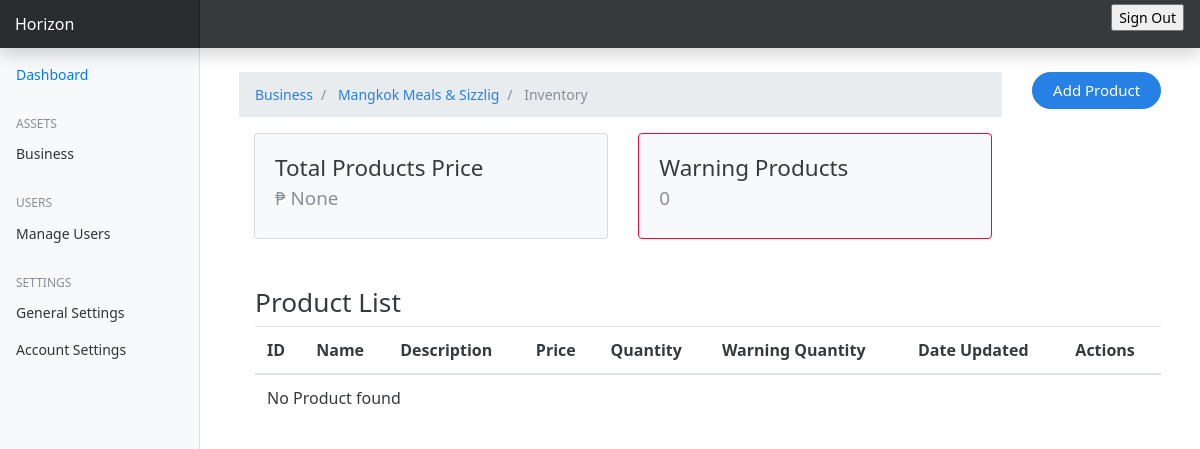
The page /inventory/29/ (signed in) on the database as committed earlier.
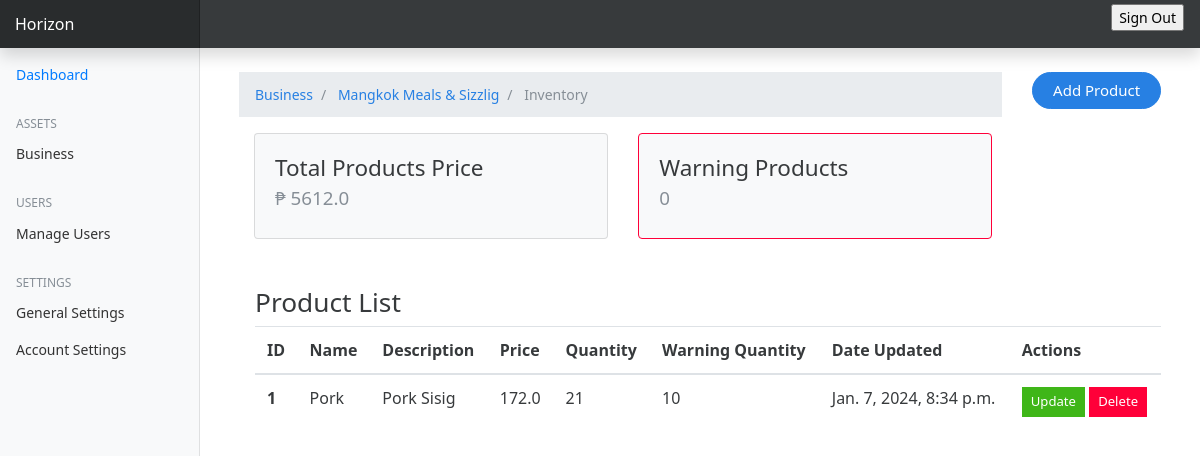
The same page on the database as committed later.
### business/models.py (models this page shows, shortened)
class Business(BaseModel):
    class Status(models.TextChoices):
        ACTIVE = "Active", "active"
        INACTIVE = "Inactive", "inactive"
    name = models.CharField(max_length=255)
    users = models.ManyToManyField(User, related_name="owners")
    total_amount = models.DecimalField(max_digits=10, decimal_places=2, default=0.00)
    initial_amount = models.DecimalField(max_digits=10, decimal_places=2, default=0.00)
    status = models.CharField(
        choices=Status.choices, max_length=10, default=Status.ACTIVE
    )
    data = models.JSONField()

### inventory/models.py (models this page shows, shortened)
class Product(BaseModel):
    business = models.ForeignKey(Business, on_delete=models.CASCADE)
    name = models.CharField(max_length=100)
    description = models.TextField(null=True, blank=True)
    price = models.FloatField()
    quantity = models.IntegerField()
    warning_quantity = models.IntegerField()

### inventory/views.py (the view)
# urls.py: path("<pk>/", views.InventoryDetailView.as_view(), name="inventory-detail"),
class InventoryDetailView(View):
    def get(self, request, pk, *args, **kwargs):
        limit = None
        business = business_models.Business.objects.get(pk=pk)
        products = selectors.get_products_by_business_id(
            business_id=business.id, limit=limit
        )
        total_product_amount = (
            models.Product.objects.filter(business__id=business.id)
            .annotate(total=Sum(F("price") * F("quantity"), output_field=FloatField()))
            .values("total")
        ).aggregate(Sum("total"))
        warning_products = products.filter(quantity__lte=F("warning_quantity"))
        return render(
            request,
            "inventory/inventory-detail.html",
            context={
                "business": business,
                "inventory": products,
                "warning_products_count": warning_products.count(),
                "total_product_price": total_product_amount["total__sum"],
            },
        )
    @method_decorator(login_required(login_url="/authentication/login/"))
    def dispatch(self, request, *args: Any, **kwargs: Any) -> HttpResponse:
        return super().dispatch(request, *args, **kwargs)

### inventory/selectors.py (called while the page is built)
def get_products_by_business_id(business_id: int, limit: int = 10):
    products = Product.objects.filter(
        business__id=business_id, is_deleted=False
    ).order_by("-quantity")
    return products[0:limit]

### templates/inventory/inventory-detail.html (shortened to what this page needs)
{% extends 'base.html' %} {% block content %} {% load static %}
<div class="container mt-4 ml-0">
  <div class="row mt-3">
    <div class="col-md-10">
      <nav aria-label="breadcrumb">
        <ol class="breadcrumb">
          <li class="breadcrumb-item" aria-current="page">
            <a href="{% url 'business' %}">Business </a>
          </li>
          <li class="breadcrumb-item" aria-current="page">
            <a href="{% url 'business-detail' business.pk %}">{{ business.name }} </a>
          </li>
          <li class="breadcrumb-item active">
            Inventory
          </li>
        </ol>
      </nav>
    </div>
    <div class="col-md-2">
      <a
        href="{% url 'add-product' business.pk %}"
        class="btn btn-primary w-100 rounded-pill"
        >Add Product</a
      >
    </div>
  </div>
  <div class="container">
    <div class="row">
      <div class="col-md-5">
        <div class="card bg-light rounded">
          <div class="card-body">
            <h4 class="card-title">Total Products Price</h4>
            <h5 class="card-subtitle mb-2 text-muted">
              <span>&#8369;</span> {{ total_product_price}}
            </h5>
          </div>
        </div>
      </div>
      <div class="col-md-5">
        <div class="card bg-light rounded border border-danger">
          <div class="card-body">
            <h4 class="card-title ">Warning Products</h4>
            <h5 class="card-subtitle mb-2 text-muted">
              <span>{{ warning_products_count }}</span>
            </h5>
            <a>
          </div>
        </div>
      </div>
    </div>
  </div>
  <div class="container-table mt-5 ml-3">
    <h3>Product List</h3>
    <table class="table">
      <thead>
        <tr>
          <th scope="col">ID</th>
          <th scope="col">Name</th>
          <th scope="col">Description</th>
          <th scope="col">Price</th>
          <th scope="col">Quantity</th>
          <th scope="col">Warning Quantity</th>
          <th scope="col">Date Updated</th>
          <th scope="col">Actions</th>
        </tr>
      </thead>
      <tbody>
        {% if inventory.count > 0 %}
        {% for product in inventory %}
        <tr>
          <th scope="row">{{product.id}}</th>
          <td>{{product.name}}</td>
          <td>{{product.description}}</td>
          <td>{{product.price}}</td>
          <td>{{product.quantity}}</td>
          <td>{{product.warning_quantity}}</td>
          <td>{{product.updated_at}}</td>
          <td>
            <a href={% url "update-product" business.id product.id %} class="btn btn-success btn-sm">Update</a>
            <a href={% url "delete-product" business.id product.id %} class="btn btn-danger btn-sm">Delete</a>
          </td>
        </tr>
        {% endfor %}
        {% else %}
        <tr>
          <td colspan="6">No Product found</td>
        </tr>
        {% endif %}
      </tbody>
    </table>
  </div>
</div>
{% endblock content %}

### templates/base.html (shortened to what this page needs)
{% load static %}
<html lang="en">
  <head>
    <link href="{% static 'css/bootstrap.min.css'%}" rel="stylesheet" />
    <link href="{% static 'css/main.css'%}" rel="stylesheet" />
    <link href="{% static 'css/dashboard.css' %}" rel="stylesheet" />
  </head>
  <body>
    <nav class="navbar navbar-dark fixed-top bg-dark flex-md-nowrap p-0 shadow">
      <a
        class="navbar-brand col-sm-3 col-md-2 mr-0"
        href="{% url 'dashboard' %}"
        >Horizon</a
      >
      <ul class="navbar-nav px-3">
        <li class="nav-item text-nowrap">
          <form action="{% url 'logout' %}" method="post">
            <input
              class="text text-capitalize"
              type="submit"
              value="Sign out"
            />
          </form>
        </li>
      </ul>
    </nav>
    <div class="container-fluid">
      <div class="row">
        {% include 'partials/_sidebar.html' %}
        <main role="main" class="col-md-9 ml-sm-auto col-lg-10 px-4">
          {% block content %}{%endblock%}
        </main>
      </div>
    </div>
  </body>
</html>

### templates/partials/_sidebar.html (shortened to what this page needs)
{% load static %}
<nav class="col-md-2 d-none d-md-block bg-light sidebar">
  <div class="sidebar-sticky">
    <ul class="nav flex-column">
      <li class="nav-item">
        <a class="nav-link active" href="{% url 'dashboard' %}">
          Dashboard
        </a>
      </li>
    </ul>
    <h6
      class="sidebar-heading d-flex justify-content-between align-items-center px-3 mt-4 mb-1 text-muted"
    >
      <span>Assets</span>
    </h6>
    <ul class="nav flex-column mb-2">
      <li class="nav-item">
        <a class="nav-link" href="{% url 'business' %}"> Business </a>
      </li>
    </ul>
    <h6
      class="sidebar-heading d-flex justify-content-between align-items-center px-3 mt-4 mb-1 text-muted"
    >
      <span>Users</span>
    </h6>
    <ul class="nav flex-column mb-2">
      <li class="nav-item">
        <a class="nav-link" href="{% url 'users' %}"> Manage Users </a>
      </li>
    </ul>
    <h6
      class="sidebar-heading d-flex justify-content-between align-items-center px-3 mt-4 mb-1 text-muted"
    >
      <span>Settings</span>
    </h6>
    <ul class="nav flex-column mb-2">
      <li class="nav-item">
        <a class="nav-link" href="#"> General Settings </a>
      </li>
      <li class="nav-item">
        <a class="nav-link" href="#">
          Account Settings
        </a>
      </li>
    </ul>
  </div>
</nav>

### HorizonApp/static/css/dashboard.css (style rules this page uses)
body { font-size: 0.875rem; }
.sidebar { position: fixed; top: 0; bottom: 0; left: 0; z-index: 100; padding: 48px 0 0; box-shadow: inset -1px 0 0 rgba(0, 0, 0, 0.1); }
.sidebar-sticky { position: relative; top: 0; height: calc(100vh - 48px); padding-top: 0.5rem; overflow-x: hidden; overflow-y: auto; }
.sidebar .nav-link { font-weight: 500; color: #333; }
.sidebar .nav-link.active { color: #007bff; }
.sidebar-heading { font-size: 0.75rem; text-transform: uppercase; }
[role="main"] { padding-top: 133px; }
@media (min-width: 768px) { [role="main"] { padding-top: 48px; } }
.navbar-brand { padding-top: 0.75rem; padding-bottom: 0.75rem; font-size: 1rem; background-color: rgba(0, 0, 0, 0.25); box-shadow: inset -1px 0 0 rgba(0, 0, 0, 0.25); }

Rows that differ between the two databases and show on the page:
added Product: id "1", name "Pork", description "Pork Sisig", price "172.0", quantity "21", warning_quantity "10", updated_at "Jan. 7, 2024, 8:34 p.m."
Other text that changed with them:
{{ total_product_price }}: "None" → "5612.0"
text no longer shown: "No Product found"
